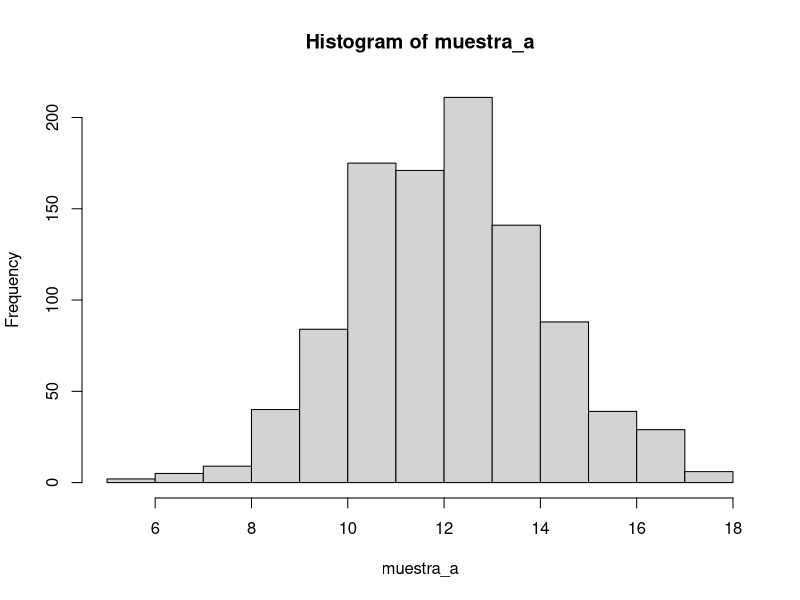
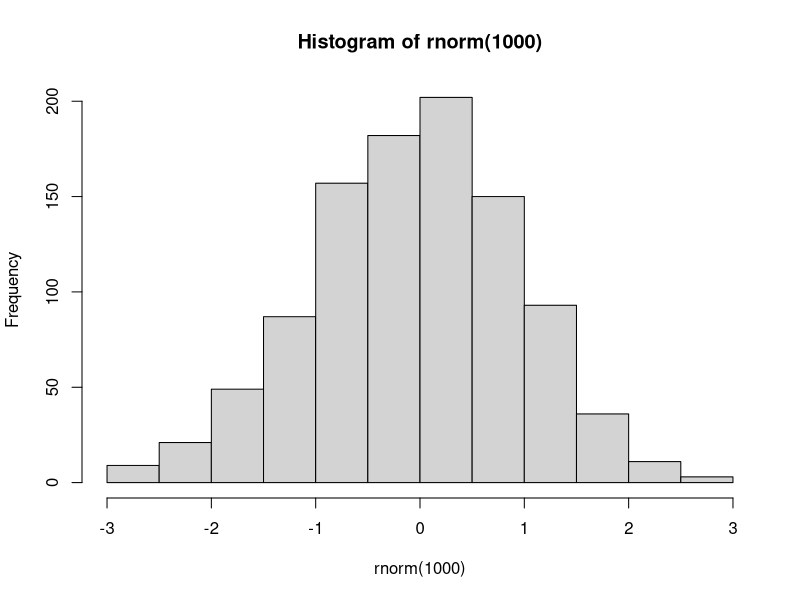
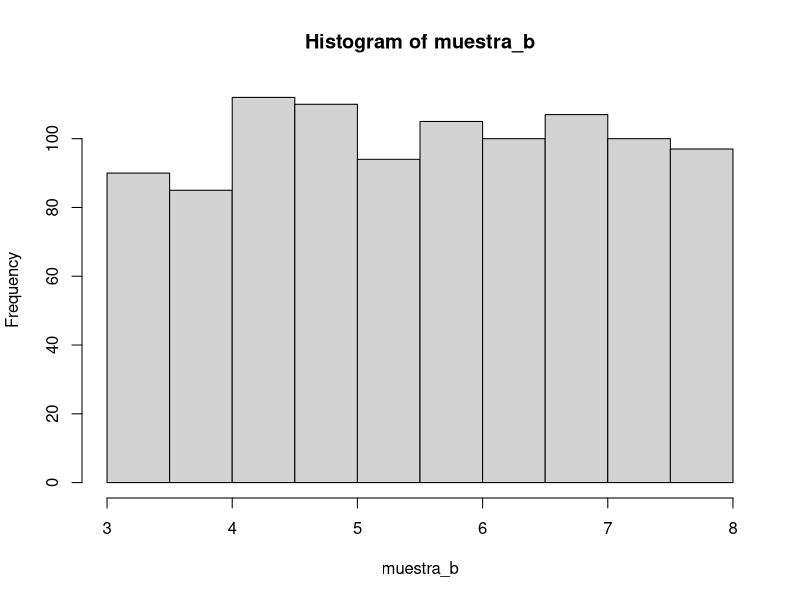
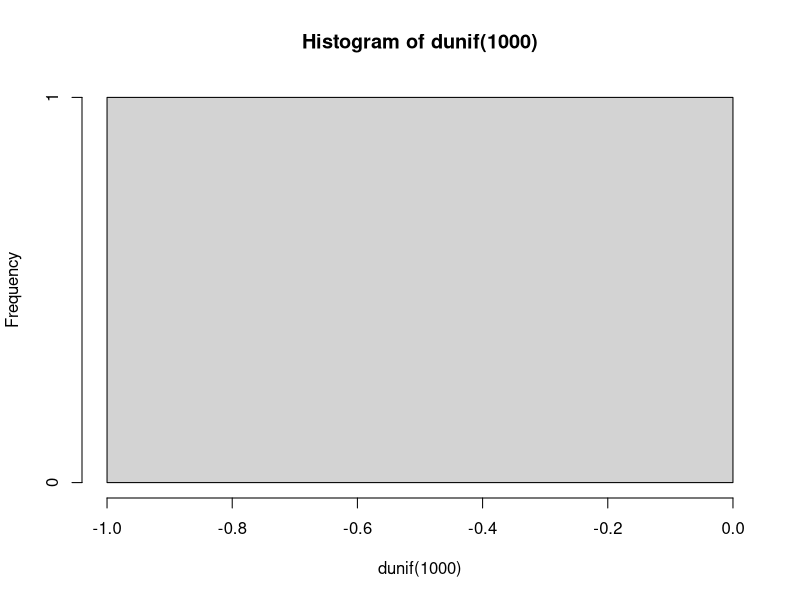

R code for these plots, in order: (Note: this script raises an error after producing the figures.)
## ---- chunk 1

## ---- chunk 2

## ---- chunk 3

## ---- chunk 4

## ---- chunk 5

## ---- chunk 6

## ---- chunk 7

## ---- chunk 8

## ---- chunk 9

## ---- chunk 10

## ---- chunk 11

## ---- chunk 12

## ---- chunk 13

## ---- chunk 14

## ---- chunk 15

## ---- chunk 16

## ---- chunk 17

## ---- chunk 18

## ---- chunk 19

## ---- chunk 20

## ---- chunk 21

## ---- chunk 22

## ---- chunk 23

## ---- chunk 24

## ---- chunk 25

## ---- chunk 26

## ---- chunk 27

## ---- chunk 28

## ---- chunk 29

## ---- chunk 30

## ---- chunk 31

## ---- chunk 32

## ---- chunk 33

## ---- chunk 34

## ---- chunk 35

## ---- chunk 36
muestra_a <- rnorm(1000, 12, 2)
muestra_a
## ---- chunk 37

muestra_b <- runif(1000, 3, 8)
muestra_b
## ---- chunk 38
muestra_a <- rnorm(1000, 12, 2)
hist(muestra_a)
hist(rnorm(1000))
muestra_b <- runif(1000, 3, 8)
hist(muestra_b)
hist(dunif(1000))

## ---- chunk 39
x = c(1,2,3,4)
typeof(x)
class(x)
x[2]='2'

## ---- chunk 40
x<-c("1","2","3","4")
typeof(x)
x  = as.numeric(x)
typeof(x)
## ---- chunk 41
x<-c("1","2","3","4")
typeof(x)
x  = as.numeric(x)
typeof(x)
## ---- chunk 42
# Crear un vector vacío de longitud 5
y <- vector("numeric", length = 5)

# Verificar la longitud del vector
length(y)
# [1] 5

# Imprimir el vector
y
# [1] 0 0 0 0 0

## ---- chunk 43
# Crear una matriz de 3x3 con ceros
matriz <- matrix(0, nrow = 3, ncol = 3)

# Llenar la diagonal con unos
diag(matriz) <- 1

# Imprimir la matriz identidad resultante
matriz

## ---- chunk 44
# Crear una matriz de 3x3 con ceros
matriz <- matrix(0, nrow = 3, ncol = 3)

# Llenar la diagonal con unos
diag(matriz) <- 1

# Imprimir la matriz identidad resultante
matriz

## ---- chunk 45
# Crear una matriz de 5x2 con números aleatorios de una distribución Uniforme[0,1]
matriz <- matrix(runif(10), nrow = 5, ncol = 2)

# Imprimir la matriz
matriz

dim(matriz)
class(matriz)
is.matrix(matriz)

## ---- chunk 46
matriz_a= matrix(runif(12), nrow = 4, ncol = 3)
matriz_b= matrix(runif(12), nrow = 4, ncol = 3)
matriz_suma = matriz_a + matriz_b
matriz_suma
class((matriz_suma))
matriz_div = matriz_a / matriz_b
matriz_div
class((matriz_div))
matriz_mul = matriz_a * matriz_b
matriz_mul
class((matriz_mul))
## ---- chunk 47
set.seed(123) # Fijamos una semilla para reproducibilidad

# Creamos la primera matriz
matriz_1 <- matrix(runif(6), nrow = 3, ncol = 2)
matriz_1

# Matriz transpuesta de la primera matriz
t(matriz_1)
# Creamos la segunda matriz
matriz_2 <- matrix(runif(6), nrow = 3, ncol = 2)
matriz_2

# Matriz transpuesta de la segunda matriz
t(matriz_2)


## ---- chunk 48
set.seed(123) # Fijamos una semilla para reproducibilidad

# Creamos la primera matriz
matriz_1 <- matrix(runif(6), nrow = 3, ncol = 2)
matriz_1

# Matriz transpuesta de la primera matriz
matriz_1_t = t(matriz_1)
# Creamos la segunda matriz
matriz_2 <- matrix(runif(6), nrow = 3, ncol = 2)
matriz_2

# Matriz transpuesta de la segunda matriz
matriz_2_t = t(matriz_2)
producto <- matriz_1 * matriz_2
producto

## ---- chunk 49
set.seed(123) # Fijamos una semilla para reproducibilidad

# Creamos la primera matriz
matriz_1 <- matrix(runif(6), nrow = 3, ncol = 2)
matriz_1

# Matriz transpuesta de la primera matriz
matriz_1_t = t(matriz_1)
# Creamos la segunda matriz
matriz_2 <- matrix(runif(6), nrow = 3, ncol = 2)
matriz_2

# Matriz transpuesta de la segunda matriz
matriz_2_t = t(matriz_2)
producto <- matriz_1 %*% matriz_2_t
producto
## ---- chunk 50
set.seed(123) # Fijamos una semilla para reproducibilidad

# Creamos la primera matriz
matriz_1 <- matrix(runif(6), nrow = 3, ncol = 2)
matriz_1

# Matriz transpuesta de la primera matriz
matriz_1_t = t(matriz_1)
# Creamos la segunda matriz
matriz_2 <- matrix(runif(6), nrow = 3, ncol = 2)
matriz_2

# Matriz transpuesta de la segunda matriz
matriz_2_t = t(matriz_2)
producto <- matriz_1 %*% matriz_2_t
producto

dim(producto)
## ---- chunk 51
set.seed(123) # Fijamos una semilla para reproducibilidad

# Creamos la primera matriz
matriz_1 <- matrix(runif(6), nrow = 3, ncol = 2)
matriz_1

# Matriz transpuesta de la primera matriz
matriz_1_t = t(matriz_1)
# Creamos la segunda matriz
matriz_2 <- matrix(runif(6), nrow = 3, ncol = 2)
matriz_2

# Matriz transpuesta de la segunda matriz
matriz_2_t = t(matriz_2)
producto_1 <- matriz_1 %*% matriz_2_t
producto_2 <- matriz_1_t %*% matriz_2

dim(producto_1)
dim(producto_2)

## ---- chunk 52
# Creamos una matriz de 4x2 y la llenamos con la secuencia del 1 al 8
matriz_row <- matrix(c(1:8), nrow = 4, ncol = 2)
matriz_row

# Creamos una segunda matriz de 4x2 y llenamos con la secuencia del 1 al 8 en orden inverso
matriz_col <- matrix(c(8:1), nrow = 4, ncol = 2)
matriz_col

#llena primero por columna 

## ---- chunk 53
# Creamos una matriz de 4x2 con la secuencia del 1 al 8
matriz_1 <- matrix(c(1:8), nrow = 4, ncol = 2, byrow = TRUE)
matriz_1
# Creamos una segunda matriz de 4x2 con la secuencia del 1 al 8 en orden inverso y por filas
matriz_2 <- matrix(c(8, 7, 6, 5, 4, 3, 2, 1), nrow = 4, ncol = 2, byrow = TRUE)
matriz_2

## ---- chunk 54
matriz_1 <- matrix(c(1:8), nrow = 4, ncol = 2, byrow = TRUE)
matriz_1_t <- t(matriz_1)
producto <- matriz_1_t %*% matriz_1
producto[3,2]
## ---- chunk 55
matriz_1 <- matrix(c(1:8), nrow = 4, ncol = 2, byrow = TRUE)
matriz_2 <- matrix(c(1:12), nrow = 2, ncol = 6, byrow = TRUE)
producto = matriz_1%*%matriz_2
dim(producto)
## ---- chunk 56
matriz_1 <- matrix(c(1:12), nrow = 4, ncol = 3, byrow = TRUE)
matriz_2 <- matrix(c(1:3), nrow = 3, ncol = 1, byrow = TRUE)
producto = matriz_1%*%matriz_2
dim(producto)
## ---- chunk 57
x <- c(1,2)
distancia = sqrt(1^2 + 2^2)
distancia
distancia = (1^2 + 2^2)^0.5
distancia
## ---- chunk 58
x <- c(1:1000)
class(x)

distancia <- sqrt(sum((c(1, 1000) - c(0, 0))^2))
distancia
distancia <- sqrt(sum(c(1,1000)^2))
distancia

## ---- chunk 59
# library(gtools)
letras <- c('a','b','c')
permutaciones <- permutations(n = 3, r = 2, v = letras, repeats.allowed = TRUE)
permutaciones
## ---- chunk 60
letras <- c('a','b','c')
permutaciones <- permutations(n = 3, r = 2, v = letras, repeats.allowed = TRUE)
permutaciones
class(permutaciones)
## ---- chunk 61
x=c("a","b","c"); 
permutations(n=3,r=2,v=x,repeats.allowed=F); 
permutations(n=3,r=2,v=x,repeats.allowed=T); 
## ---- chunk 62
x<-array(dim=c(2,3,5))
x
dim(x)
## ---- chunk 63
30
## ---- chunk 64
x<-array(dim=c(2,3,5))
x[]<- (1:30)
x[2,3,5]
## ---- chunk 65
30
## ---- chunk 66
x<- list()
x[[1]]<-c("a","b")
x[[2]]<-c(1:10)
x

## ---- chunk 67
ejemplolista <- list(nombre="Pedro", casado=T, esposa="María",no.hijos=3, edad.hijos=list(c(4,7,9)))
## ---- chunk 68
x=list(nombre=c("Pedro","Maria"), casado=c(T,F), conyuge=c("Romina","Juan"),no.hijos=c(4,1), edad.hijos=list(list(c(4,7,9),21),list(3)))
## ---- chunk 69
x=list(nombre=c("Pedro","Maria"), casado=c(T,F), conyuge=c("Romina","Juan"),no.hijos=c(4,1), edad.hijos=list(list(c(4,7,9),21),list(3)))
is.list(x$edad.hijos[[1]][[1]])
is.list(x$edad.hijos[[1]][1])
## ---- chunk 70
x=list(nombre=c("Pedro","Maria"), casado=c(T,F), conyuge=c("Romina","Juan"),no.hijos=c(4,1), edad.hijos=list(list(c(4,7,9),21),list(3)))
hijos = unlist(x$edad.hijos)
mean(hijos)
## ---- chunk 71
vec <- 1:10
mat <- matrix(1:4, nrow = 2,ncol=2)
df   <- data.frame("num" = 1:3, "letras" = c("a", "b", "c"))
ista <- list("x" = vec, "y" = mat, "z" = df)

## ---- chunk 72
#(a) 
datos <- data.frame(edad=c(22,21,34,42,17,43),tipo=c("+","+","-","+","-","+"),sexo=c("H","M","H","H","M","H"))
datos
#(b)  
df1 <- data.frame( x = 1:3, y = c("a", "b", "c"), stringsAsFactors = FALSE )
df1
#(c)
df2 <- data.frame( x = 1:3, y = c("a", "b", "c"), stringsAsFactors = TRUE) 
df2
#(d)  Observar la diferencia entre df1$y y df2$y.
#(e)  
df3 <- data.frame( age = c(35, 27, 18), hair = c("blond", "brown", "black"), row.names = c("Bob", "Susan", "Sam")) 
df3
#(f)  
df4<-data.frame(x = 1:3, y = I(list(1:2, 1:3, 1:4)))
df4
#(g)  
df5<-data.frame(nombre=c("Juan","Maria","Pedro"),edad=c(22,21,34),corona=c("-","-","+"),sexo=c("H","M","H"),hijos=c(0,2,1),edad.hijos=I(list(NULL,c(1,3),3)))
df5
## ---- chunk 73

